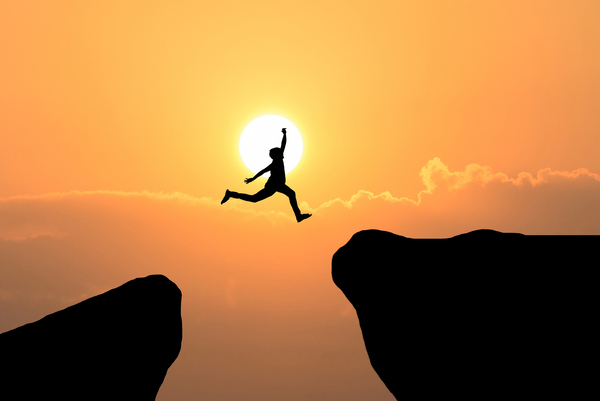
#> input picture PBL/I1.jpg, 600 x 401 px, found by its file name
$ python PRA5.py
#> lines starting #> are read from the running program, lines starting #| are printed output that depends on the picture
import cv2
import numpy as np
img = cv2.imread("I1.jpg")
#> img is the input picture: shape (401, 600, 3); mean B, G, R 65.4, 122.9, 176.9
if img is None:
    print("Error: Image not found or path is incorrect.")
    exit()
im1 = cv2.blur(img, (5, 5))

im2 = cv2.boxFilter(img, -1, (2, 2), normalize=True)

cv2.imshow("CS24091 Blurred (5x5) vs Box Filter (2x2)",
           np.hstack((im1, im2)))
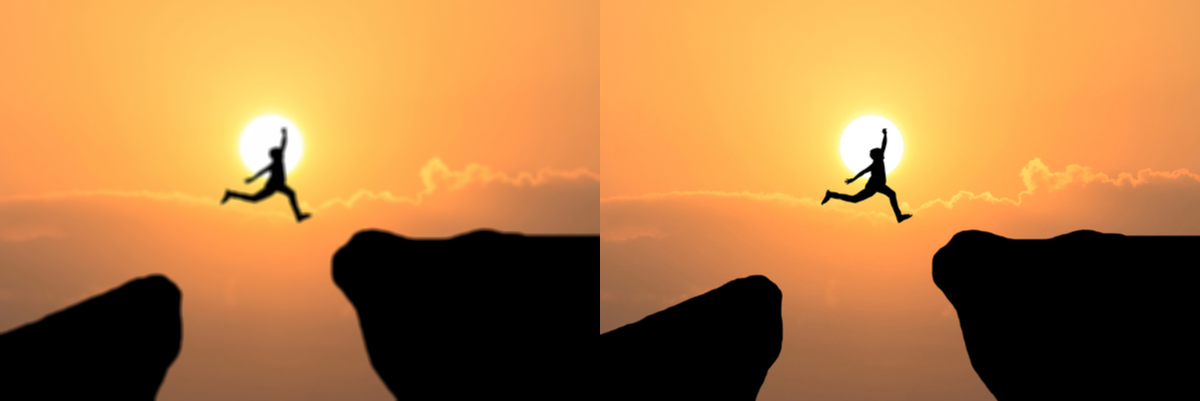
#> window 'CS24091 Blurred (5x5) vs Box F': shape (401, 1200, 3); mean B, G, R 65.6, 123.1, 177.1
cv2.waitKey(0)
cv2.destroyAllWindows()

# [31 lines of commented-out code are left out]
